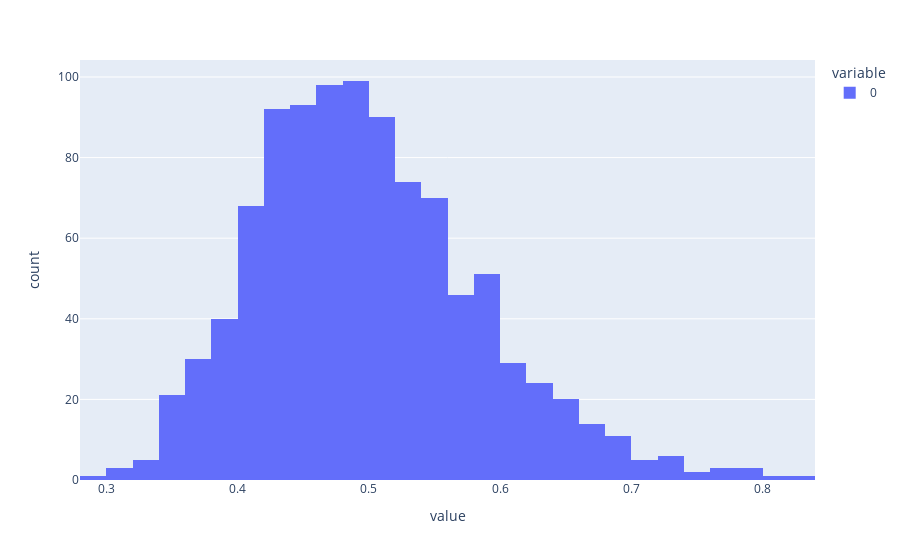

The cell this chart's notebook holds for it:
### Code cell
px.histogram(data, nbins=50)

### Figure 1 — Plotly figure (JSON) as saved in the notebook; plotly's stock layout.template omitted (floating-point values rounded to 4 significant figures; data arrays with more than 128 entries replaced by an {"elided": "..."} marker saying what was removed)
{"data": [{"alignmentgroup": "True", "bingroup": "x", "hovertemplate": "variable=0<br>value=%{x}<br>count=%{y}<extra></extra>", "legendgroup": "0", "marker": {"color": "#636efa", "pattern": {"shape": ""}}, "name": "0", "nbinsx": 50, "offsetgroup": "0", "orientation": "v", "showlegend": true, "type": "histogram", "x": {"elided": "1000 float values"}, "xaxis": "x", "yaxis": "y"}], "layout": {"barmode": "relative", "legend": {"title": {"text": "variable"}, "tracegroupgap": 0}, "margin": {"t": 60}, "xaxis": {"anchor": "y", "domain": [0, 1], "title": {"text": "value"}}, "yaxis": {"anchor": "x", "domain": [0, 1], "title": {"text": "count"}}}}
